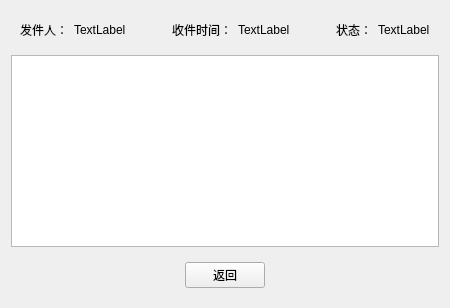
           <widget class="QWidget" name="receiveshow">
            <layout class="QVBoxLayout" name="verticalLayout_14">
             <item>
              <widget class="QWidget" name="widget_10" native="true">
               <layout class="QHBoxLayout" name="horizontalLayout_19">
                <item>
                 <widget class="QLabel" name="label_12">
                  <property name="text">
                   <string>发件人：</string>
                  </property>
                 </widget>
                </item>
                <item>
                 <widget class="QLabel" name="rname">
                  <property name="text">
                   <string>TextLabel</string>
                  </property>
                 </widget>
                </item>
                <item>
                 <spacer name="horizontalSpacer_13">
                  <property name="orientation">
                   <enum>Qt::Horizontal</enum>
                  </property>
                  <property name="sizeHint" stdset="0">
                   <size>
                    <width>40</width>
                    <height>20</height>
                   </size>
                  </property>
                 </spacer>
                </item>
                <item>
                 <widget class="QLabel" name="label_14">
                  <property name="text">
                   <string>收件时间：</string>
                  </property>
                 </widget>
                </item>
                <item>
                 <widget class="QLabel" name="rdate">
                  <property name="text">
                   <string>TextLabel</string>
                  </property>
                 </widget>
                </item>
                <item>
                 <spacer name="horizontalSpacer_14">
                  <property name="orientation">
                   <enum>Qt::Horizontal</enum>
                  </property>
                  <property name="sizeHint" stdset="0">
                   <size>
                    <width>40</width>
                    <height>20</height>
                   </size>
                  </property>
                 </spacer>
                </item>
                <item>
                 <widget class="QLabel" name="label_16">
                  <property name="text">
                   <string>状态：</string>
                  </property>
                 </widget>
                </item>
                <item>
                 <widget class="QLabel" name="rflag">
                  <property name="text">
                   <string>TextLabel</string>
                  </property>
                 </widget>
                </item>
               </layout>
              </widget>
             </item>
             <item>
              <widget class="QPlainTextEdit" name="rshow"/>
             </item>
             <item>
              <widget class="QWidget" name="widget_11" native="true">
               <layout class="QHBoxLayout" name="horizontalLayout_20">
                <item>
                 <spacer name="horizontalSpacer_15">
                  <property name="orientation">
                   <enum>Qt::Horizontal</enum>
                  </property>
                  <property name="sizeHint" stdset="0">
                   <size>
                    <width>40</width>
                    <height>20</height>
                   </size>
                  </property>
                 </spacer>
                </item>
                <item>
                 <widget class="QPushButton" name="rere">
                  <property name="text">
                   <string>返回</string>
                  </property>
                 </widget>
                </item>
                <item>
                 <spacer name="horizontalSpacer_16">
                  <property name="orientation">
                   <enum>Qt::Horizontal</enum>
                  </property>
                  <property name="sizeHint" stdset="0">
                   <size>
                    <width>40</width>
                    <height>20</height>
                   </size>
                  </property>
                 </spacer>
                </item>
               </layout>
              </widget>
             </item>
            </layout>
           </widget>
